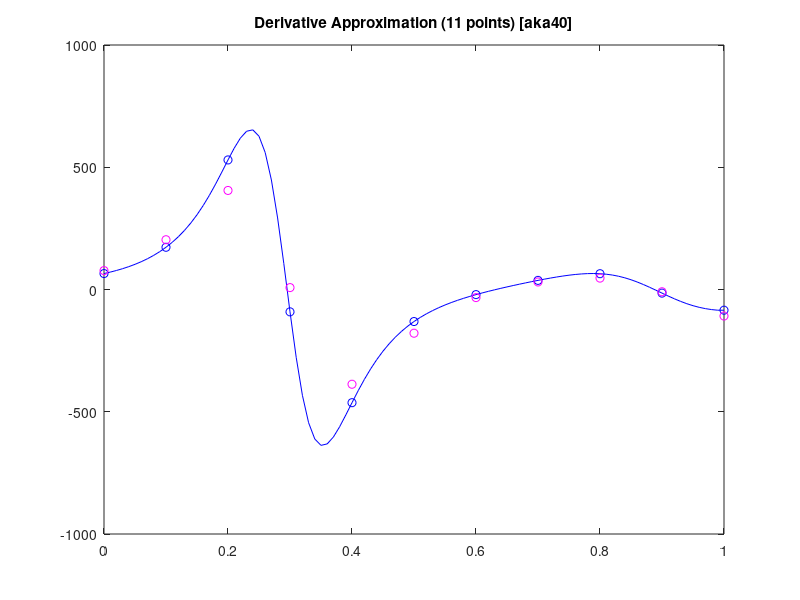
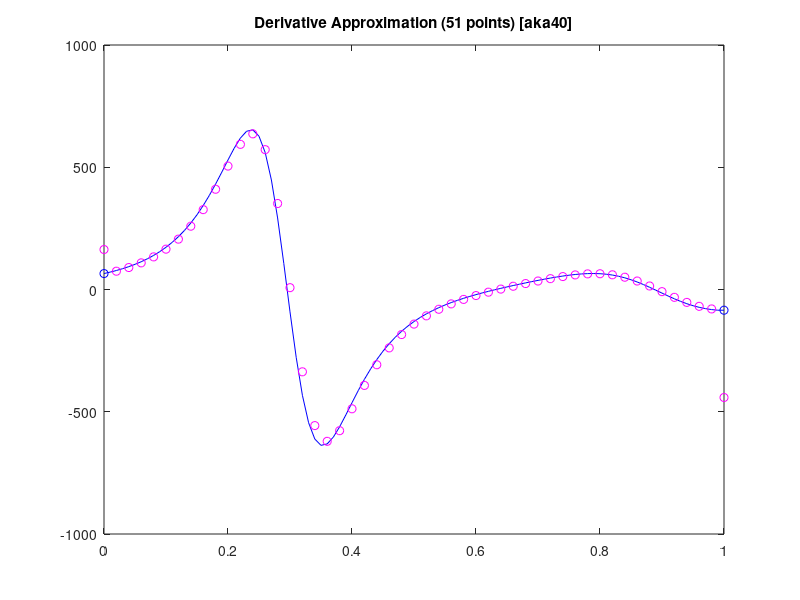
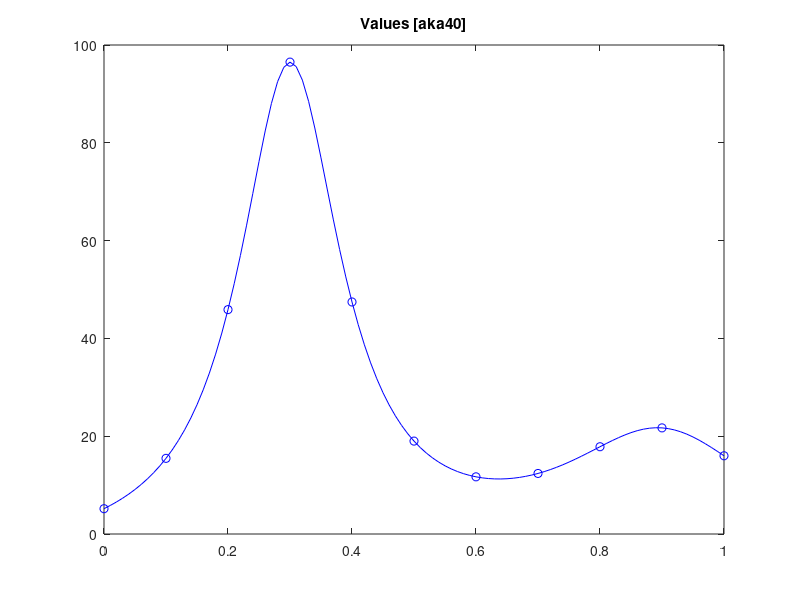

Reproduce these figures in MATLAB, in order.
clear
tc = linspace(0,1, 101);
xc = humps(tc);
deltatc = tc(2) - tc(1)
td = linspace(0,1,11);
xd = humps(td);
deltatd = td(2) - td(1)

figure(1),clf
plot (tc, xc, 'b-')
hold on
plot (td, xd, 'bo')
hold off 

title("Values [aka40]")

figure(2); clf
twopointdiff = diff(xc)/deltatc;
twopointdiff(end+1) = twopointdiff(end);
plot(tc,twopointdiff, 'b-');

hold on
plot(tc(1:10:end), twopointdiff(1:10:end), 'bo');

con1 = conv(xd, [1,0,-1]/2/deltatd, 'same')
plot (td, con1, 'mo')
title("Derivative Approximation (11 points) [aka40]")
hold off
print -dpng IP1_EX4_Plot11.png

figure(3); clf
tc = linspace(0,1, 101);
xc = humps(tc);
deltatc = tc(2) - tc(1)
td = linspace(0,1,51);
xd = humps(td);
deltatd = td(2) - td(1)
twopointdiff = diff(xc)/deltatc;
twopointdiff(end+1) = twopointdiff(end);
plot(tc,twopointdiff, 'b-');

hold on
plot(tc(1:100:end), twopointdiff(1:100:end), 'bo');

con1 = conv(xd, [1,0,-1]/2/deltatd, 'same')
plot (td, con1, 'mo')
title("Derivative Approximation (51 points) [aka40]")

% 

print -dpng IP1_EX4_Plot51.png

